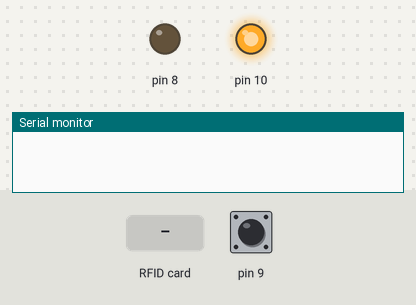
The sketch below on a simulated Arduino Uno, built with avr-gcc and run on an emulated ATmega328P. Shown: output pins drawn as LEDs (lit = HIGH), the last lines printed to the serial monitor. Dashed ring = blinking. Inputs (shaded band) come from the test bench; at power-on: pin 9 HIGH.

Above: at 1.2 s.
1.3 s: RFID card 57 49 4A 2B held to the reader
At 2.5 s:
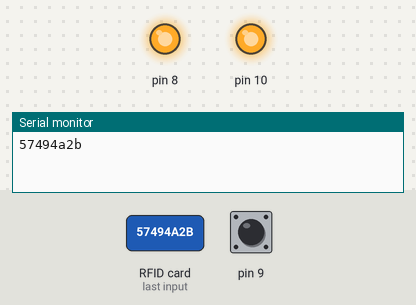
2.8 s: pin 9 pulled LOW for 0.15 s
At 4.3 s:
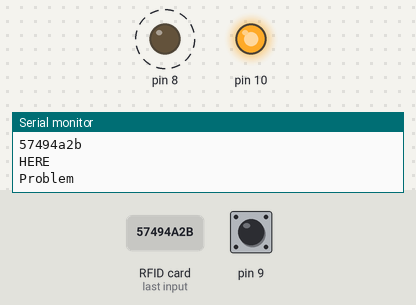
5.8 s: pin 9 pulled LOW for 1 s
At 5.8 s:
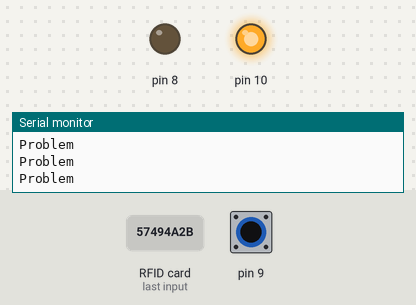
Timing chart, 0 to 8.8 s (numbered marks = the images above; inputs shaded):
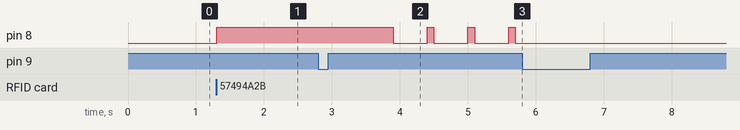

The sketch:

RFID_init.ino
```cpp
  #include <SPI.h>
  #include <MFRC522.h>

  #define RST_PIN         4         // Configurable, see typical pin layout above
  #define SS_PIN          5         // Configurable, see typical pin layout above

  MFRC522 mfrc522(SS_PIN, RST_PIN);  // Create MFRC522 instance

  String read_rfid;
  String ok_rfid="57494a2b";

  int countG=100;

  void setup() {
  	Serial.begin(9600);		// Initialize serial communications with the PC
  	//while (!Serial);		// Do nothing if no serial port is opened (added for Arduinos based on ATMEGA32U4)
  	SPI.begin();			// Init SPI bus
  	mfrc522.PCD_Init();		// Init MFRC522
  	//pinMode(12, OUTPUT);
    pinMode(9, INPUT_PULLUP);
    pinMode(8, OUTPUT);
  	//mfrc522.PCD_DumpVersionToSerial();	// Show details of PCD - MFRC522 Card Reader details
  	//Serial.println(F("Scan PICC to see UID, SAK, type, and data blocks..."));
  }


  void dump_byte_array(byte *buffer, byte bufferSize) {
      read_rfid="";
      for (byte i = 0; i < bufferSize; i++) {
          read_rfid=read_rfid + String(buffer[i], HEX);
      }
  }


  void loop() {
  	// Look for new cards
  	if (mfrc522.PICC_IsNewCardPresent()) {
     if ( ! mfrc522.PICC_ReadCardSerial()) {
      return;
    }
      dump_byte_array(mfrc522.uid.uidByte, mfrc522.uid.size);
      Serial.println(read_rfid);
      if(read_rfid==ok_rfid){
        if(digitalRead(9)==HIGH){
          do
            {
             digitalWrite(8,HIGH);
            } while (digitalRead(9)==HIGH);
          do
            {
             digitalWrite(8,HIGH);
             Serial.println("HERE");
             delay(1000);
            } while (digitalRead(9)==LOW);
            do
            {
             digitalWrite(8, HIGH);
             delay(100);
             Serial.println("Problem");
             digitalWrite(8,LOW);
             delay(500);
            } while (digitalRead(9)==HIGH);

          if(digitalRead(9)==LOW)
          {
            digitalWrite(8,LOW);
          }
          }
          else{
            do
            {
             digitalWrite(8,HIGH);
             Serial.println("HERE");
             delay(1000);
            } while (digitalRead(9)==LOW);
            do
            {
             digitalWrite(8, HIGH);
             delay(100);
             digitalWrite(8,LOW);
             delay(500);
            } while (digitalRead(9)==HIGH);

          if(digitalRead(9)==LOW)
          {
            digitalWrite(8,LOW);
          }
          }
        }

     }
  }
```

Measured:
- after the input at 1.3 s, pin 8: LOW → HIGH at once
- after the input at 2.8 s, pin 8: alternates HIGH for 0.10 s and LOW for 0.50 s, starting after 1.1 s
- after the input at 5.8 s, pin 8: stops changing and stays LOW
